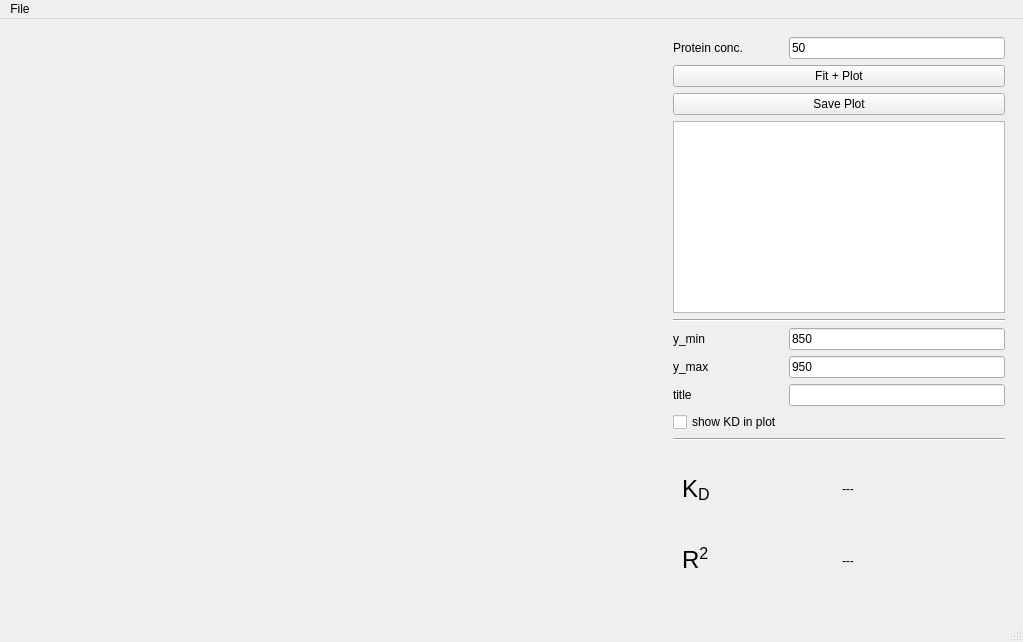
<?xml version="1.0" encoding="UTF-8"?>
<ui version="4.0">
 <class>MainWindow</class>
 <widget class="QMainWindow" name="MainWindow">
  <property name="geometry">
   <rect>
    <x>0</x>
    <y>0</y>
    <width>1023</width>
    <height>642</height>
   </rect>
  </property>
  <property name="windowTitle">
   <string>pyMST</string>
  </property>
  <widget class="QWidget" name="centralwidget">
   <property name="enabled">
    <bool>true</bool>
   </property>
   <layout class="QGridLayout" name="gridLayout">
    <item row="0" column="0">
     <widget class="QWidget" name="plotWidget" native="true">
      <property name="sizePolicy">
       <sizepolicy hsizetype="MinimumExpanding" vsizetype="MinimumExpanding">
        <horstretch>0</horstretch>
        <verstretch>0</verstretch>
       </sizepolicy>
      </property>
     </widget>
    </item>
    <item row="0" column="1">
     <widget class="QWidget" name="widget_2" native="true">
      <property name="sizePolicy">
       <sizepolicy hsizetype="Minimum" vsizetype="MinimumExpanding">
        <horstretch>0</horstretch>
        <verstretch>0</verstretch>
       </sizepolicy>
      </property>
      <property name="maximumSize">
       <size>
        <width>350</width>
        <height>16777215</height>
       </size>
      </property>
      <layout class="QGridLayout" name="gridLayout_2">
       <item row="7" column="1">
        <widget class="QLineEdit" name="plotTitleField"/>
       </item>
       <item row="7" column="0">
        <widget class="QLabel" name="label_4">
         <property name="text">
          <string>title</string>
         </property>
        </widget>
       </item>
       <item row="5" column="0">
        <widget class="QLabel" name="label_2">
         <property name="text">
          <string>y_min</string>
         </property>
        </widget>
       </item>
       <item row="1" column="0" colspan="2">
        <widget class="QPushButton" name="fitButton">
         <property name="text">
          <string>Fit + Plot</string>
         </property>
        </widget>
       </item>
       <item row="4" column="0" colspan="2">
        <widget class="Line" name="line">
         <property name="orientation">
          <enum>Qt::Horizontal</enum>
         </property>
        </widget>
       </item>
       <item row="9" column="0" colspan="2">
        <widget class="Line" name="line_2">
         <property name="orientation">
          <enum>Qt::Horizontal</enum>
         </property>
        </widget>
       </item>
       <item row="0" column="1">
        <widget class="QLineEdit" name="concField">
         <property name="text">
          <string>50</string>
         </property>
        </widget>
       </item>
       <item row="0" column="0">
        <widget class="QLabel" name="label">
         <property name="text">
          <string>Protein conc.</string>
         </property>
        </widget>
       </item>
       <item row="6" column="0">
        <widget class="QLabel" name="label_3">
         <property name="text">
          <string>y_max</string>
         </property>
        </widget>
       </item>
       <item row="6" column="1">
        <widget class="QLineEdit" name="ymaxField">
         <property name="text">
          <string>950</string>
         </property>
        </widget>
       </item>
       <item row="5" column="1">
        <widget class="QLineEdit" name="yminField">
         <property name="text">
          <string>850</string>
         </property>
        </widget>
       </item>
       <item row="3" column="0" colspan="2">
        <widget class="QTableView" name="tableView"/>
       </item>
       <item row="10" column="0" colspan="2">
        <widget class="QWidget" name="resultWidget" native="true">
         <property name="sizePolicy">
          <sizepolicy hsizetype="MinimumExpanding" vsizetype="MinimumExpanding">
           <horstretch>0</horstretch>
           <verstretch>0</verstretch>
          </sizepolicy>
         </property>
         <layout class="QGridLayout" name="gridLayout_3">
          <item row="0" column="0">
           <widget class="QLabel" name="label_5">
            <property name="text">
             <string>&lt;html&gt;&lt;head/&gt;&lt;body&gt;&lt;p&gt;&lt;span style=&quot; font-size:18pt;&quot;&gt;K&lt;/span&gt;&lt;span style=&quot; font-size:18pt; vertical-align:sub;&quot;&gt;D&lt;/span&gt;&lt;/p&gt;&lt;/body&gt;&lt;/html&gt;</string>
            </property>
           </widget>
          </item>
          <item row="1" column="0">
           <widget class="QLabel" name="label_6">
            <property name="text">
             <string>&lt;html&gt;&lt;head/&gt;&lt;body&gt;&lt;p&gt;&lt;span style=&quot; font-size:18pt;&quot;&gt;R&lt;/span&gt;&lt;span style=&quot; font-size:18pt; vertical-align:super;&quot;&gt;2&lt;/span&gt;&lt;/p&gt;&lt;/body&gt;&lt;/html&gt;</string>
            </property>
           </widget>
          </item>
          <item row="1" column="1">
           <widget class="QLabel" name="r2Field">
            <property name="text">
             <string>---</string>
            </property>
           </widget>
          </item>
          <item row="0" column="1">
           <widget class="QLabel" name="kdField">
            <property name="text">
             <string>---</string>
            </property>
           </widget>
          </item>
         </layout>
        </widget>
       </item>
       <item row="8" column="0">
        <widget class="QCheckBox" name="checkBox">
         <property name="text">
          <string>show KD in plot</string>
         </property>
        </widget>
       </item>
       <item row="2" column="0" colspan="2">
        <widget class="QPushButton" name="savePlotButton">
         <property name="text">
          <string>Save Plot</string>
         </property>
        </widget>
       </item>
      </layout>
     </widget>
    </item>
   </layout>
  </widget>
  <widget class="QMenuBar" name="menubar">
   <property name="geometry">
    <rect>
     <x>0</x>
     <y>0</y>
     <width>1023</width>
     <height>22</height>
    </rect>
   </property>
   <widget class="QMenu" name="menuFile">
    <property name="title">
     <string>File</string>
    </property>
    <addaction name="actionLoad"/>
   </widget>
   <addaction name="menuFile"/>
  </widget>
  <widget class="QStatusBar" name="statusbar"/>
  <action name="actionLoad">
   <property name="text">
    <string>Load</string>
   </property>
   <property name="shortcut">
    <string>Ctrl+L</string>
   </property>
  </action>
 </widget>
 <resources/>
 <connections/>
</ui>
